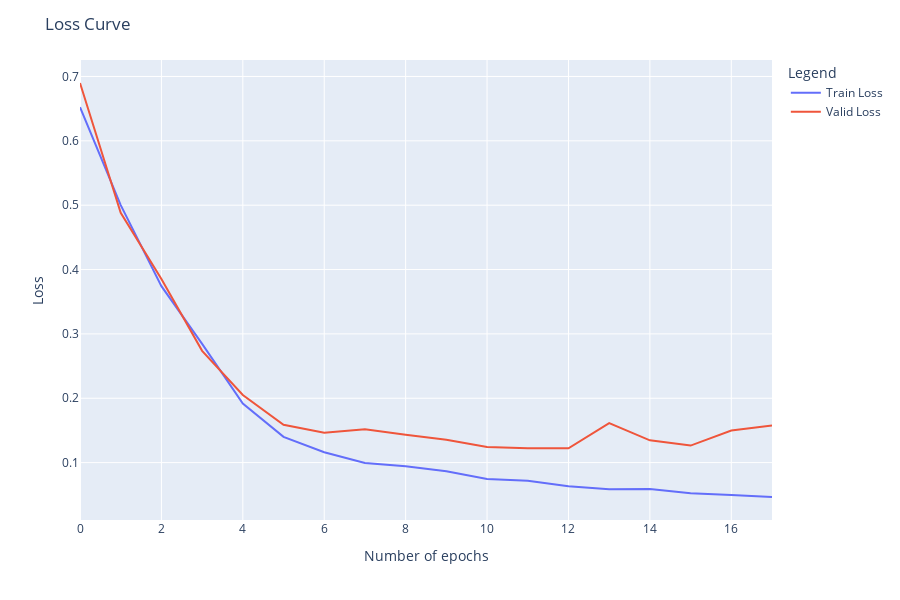
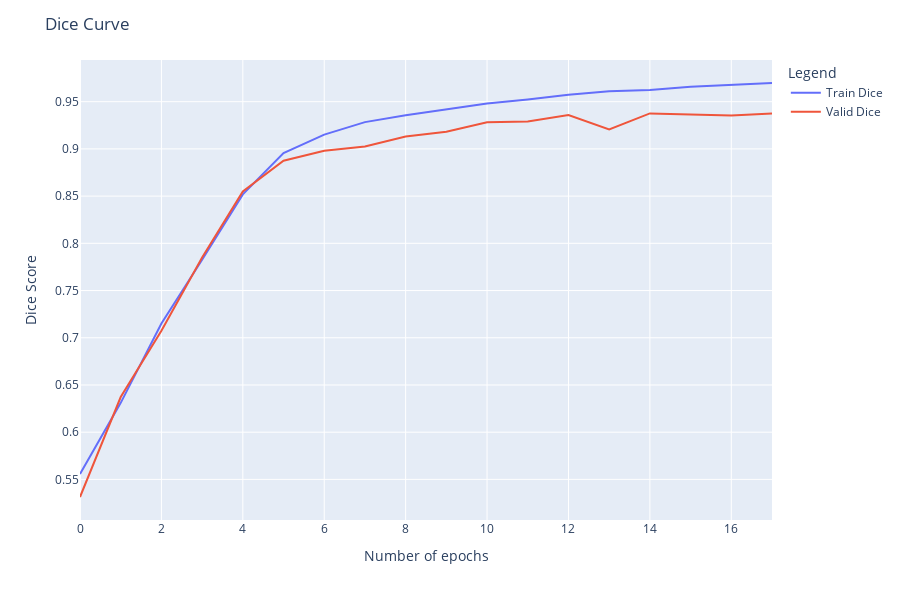
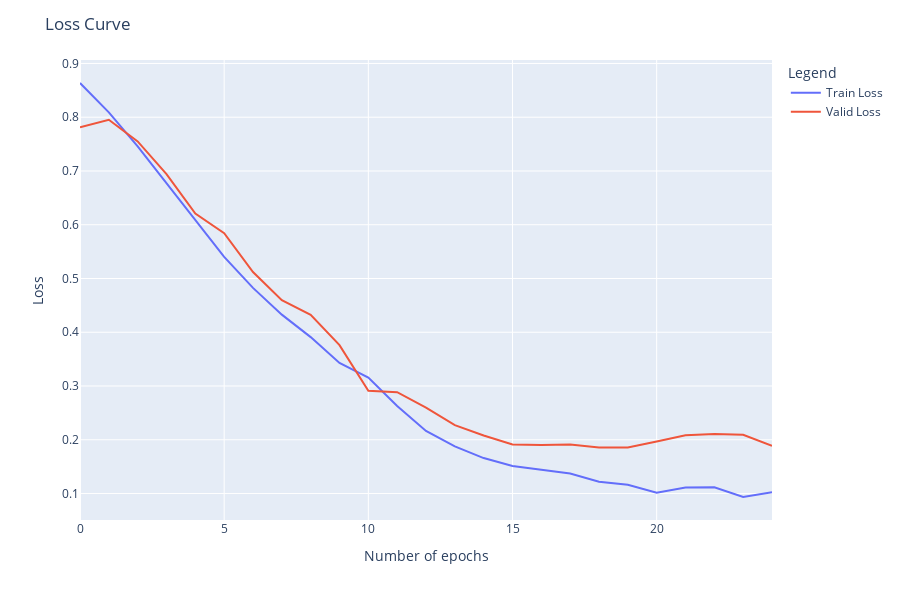
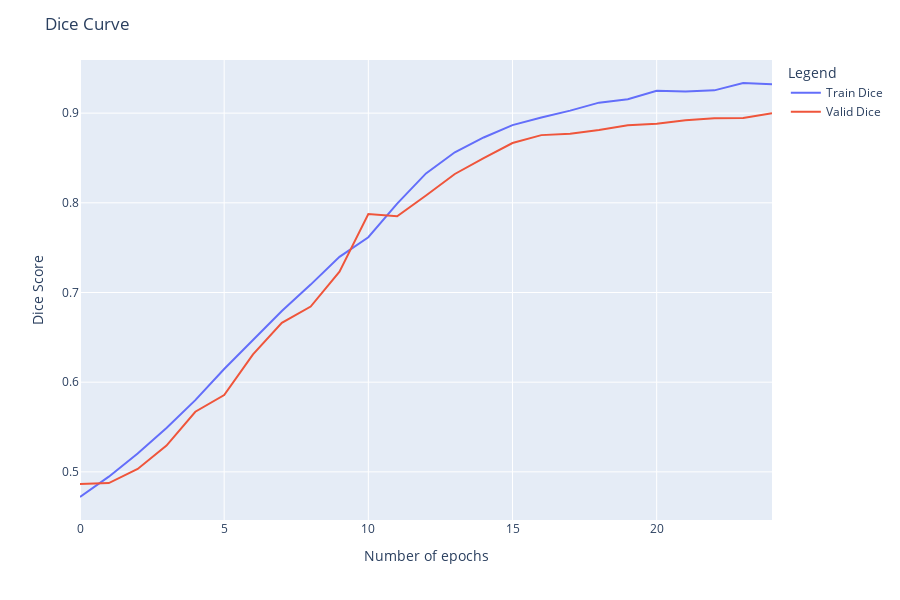

The notebook cell saved with these charts, in order:
### Code cell
col_sets = {"Loss Curve": ["Train Loss", "Valid Loss"], "Dice Curve":["Train Dice", "Valid Dice"]}

for file_path in csv_files:
    report = pd.read_csv(file_path)
    report.rename(columns=columns, inplace=True)
    file_name = file_path.split("/")[-1]
    model_name = file_name.split("__")[1]
    fig = make_subplots(rows=2, cols=2)
    i = 0
    for name, cols in col_sets.items():
        fig = px.line(report, x=report.index, y=cols)
        fig.update_layout(
            legend_title="Legend",
            height=600, width=900,
            title_text = name, 
            xaxis_title='Number of epochs', 
            yaxis_title="Loss" if "Loss" in name else "Dice Score",
            
        )
        fig.show()

### Figure 1 — Plotly figure (JSON) as saved in the notebook; plotly's stock layout.template omitted (floating-point values rounded to 4 significant figures)
{"data": [{"hovertemplate": "variable=Train Loss<br>index=%{x}<br>value=%{y}<extra></extra>", "legendgroup": "Train Loss", "line": {"color": "#636efa", "dash": "solid"}, "marker": {"symbol": "circle"}, "mode": "lines", "name": "Train Loss", "orientation": "v", "showlegend": true, "type": "scatter", "x": [0, 1, 2, 3, 4, 5, 6, 7, 8, 9, 10, 11, 12, 13, 14, 15, 16, 17], "xaxis": "x", "y": [0.6524, 0.5001, 0.3743, 0.2845, 0.1917, 0.14, 0.1162, 0.0993, 0.09436, 0.08644, 0.07451, 0.07182, 0.06324, 0.05868, 0.05902, 0.05252, 0.04971, 0.04657], "yaxis": "y"}, {"hovertemplate": "variable=Valid Loss<br>index=%{x}<br>value=%{y}<extra></extra>", "legendgroup": "Valid Loss", "line": {"color": "#EF553B", "dash": "solid"}, "marker": {"symbol": "circle"}, "mode": "lines", "name": "Valid Loss", "orientation": "v", "showlegend": true, "type": "scatter", "x": [0, 1, 2, 3, 4, 5, 6, 7, 8, 9, 10, 11, 12, 13, 14, 15, 16, 17], "xaxis": "x", "y": [0.6899, 0.4881, 0.3853, 0.2737, 0.2051, 0.1588, 0.1465, 0.1518, 0.1435, 0.1356, 0.1244, 0.1223, 0.1222, 0.1612, 0.1346, 0.1265, 0.1497, 0.1575], "yaxis": "y"}], "layout": {"height": 600, "legend": {"title": {"text": "Legend"}, "tracegroupgap": 0}, "margin": {"t": 60}, "title": {"text": "Loss Curve"}, "width": 900, "xaxis": {"anchor": "y", "domain": [0, 1], "title": {"text": "Number of epochs"}}, "yaxis": {"anchor": "x", "domain": [0, 1], "title": {"text": "Loss"}}}}

### Figure 2 — Plotly figure (JSON) as saved in the notebook; plotly's stock layout.template omitted (floating-point values rounded to 4 significant figures)
{"data": [{"hovertemplate": "variable=Train Dice<br>index=%{x}<br>value=%{y}<extra></extra>", "legendgroup": "Train Dice", "line": {"color": "#636efa", "dash": "solid"}, "marker": {"symbol": "circle"}, "mode": "lines", "name": "Train Dice", "orientation": "v", "showlegend": true, "type": "scatter", "x": [0, 1, 2, 3, 4, 5, 6, 7, 8, 9, 10, 11, 12, 13, 14, 15, 16, 17], "xaxis": "x", "y": [0.5558, 0.631, 0.715, 0.7826, 0.8518, 0.8955, 0.9151, 0.9284, 0.9356, 0.9415, 0.9482, 0.9523, 0.9573, 0.9611, 0.9624, 0.9658, 0.9681, 0.9698], "yaxis": "y"}, {"hovertemplate": "variable=Valid Dice<br>index=%{x}<br>value=%{y}<extra></extra>", "legendgroup": "Valid Dice", "line": {"color": "#EF553B", "dash": "solid"}, "marker": {"symbol": "circle"}, "mode": "lines", "name": "Valid Dice", "orientation": "v", "showlegend": true, "type": "scatter", "x": [0, 1, 2, 3, 4, 5, 6, 7, 8, 9, 10, 11, 12, 13, 14, 15, 16, 17], "xaxis": "x", "y": [0.5314, 0.6373, 0.7074, 0.7851, 0.855, 0.8875, 0.8981, 0.9026, 0.9132, 0.9182, 0.9282, 0.9289, 0.9359, 0.9205, 0.9376, 0.9365, 0.9354, 0.9376], "yaxis": "y"}], "layout": {"height": 600, "legend": {"title": {"text": "Legend"}, "tracegroupgap": 0}, "margin": {"t": 60}, "title": {"text": "Dice Curve"}, "width": 900, "xaxis": {"anchor": "y", "domain": [0, 1], "title": {"text": "Number of epochs"}}, "yaxis": {"anchor": "x", "domain": [0, 1], "title": {"text": "Dice Score"}}}}

### Figure 3 — Plotly figure (JSON) as saved in the notebook; plotly's stock layout.template omitted (floating-point values rounded to 4 significant figures)
{"data": [{"hovertemplate": "variable=Train Loss<br>index=%{x}<br>value=%{y}<extra></extra>", "legendgroup": "Train Loss", "line": {"color": "#636efa", "dash": "solid"}, "marker": {"symbol": "circle"}, "mode": "lines", "name": "Train Loss", "orientation": "v", "showlegend": true, "type": "scatter", "x": [0, 1, 2, 3, 4, 5, 6, 7, 8, 9, 10, 11, 12, 13, 14, 15, 16, 17, 18, 19, 20, 21, 22, 23, 24], "xaxis": "x", "y": [0.8637, 0.8091, 0.7457, 0.6775, 0.6079, 0.5402, 0.4826, 0.4327, 0.3909, 0.3429, 0.3157, 0.2629, 0.2165, 0.1878, 0.1659, 0.1511, 0.1443, 0.1373, 0.1221, 0.1161, 0.1013, 0.1112, 0.1115, 0.09354, 0.1023], "yaxis": "y"}, {"hovertemplate": "variable=Valid Loss<br>index=%{x}<br>value=%{y}<extra></extra>", "legendgroup": "Valid Loss", "line": {"color": "#EF553B", "dash": "solid"}, "marker": {"symbol": "circle"}, "mode": "lines", "name": "Valid Loss", "orientation": "v", "showlegend": true, "type": "scatter", "x": [0, 1, 2, 3, 4, 5, 6, 7, 8, 9, 10, 11, 12, 13, 14, 15, 16, 17, 18, 19, 20, 21, 22, 23, 24], "xaxis": "x", "y": [0.7811, 0.7952, 0.755, 0.6941, 0.6207, 0.5841, 0.512, 0.4595, 0.4325, 0.376, 0.291, 0.2886, 0.2598, 0.2273, 0.2079, 0.1913, 0.1904, 0.1914, 0.1858, 0.1856, 0.1967, 0.2083, 0.2109, 0.2093, 0.1889], "yaxis": "y"}], "layout": {"height": 600, "legend": {"title": {"text": "Legend"}, "tracegroupgap": 0}, "margin": {"t": 60}, "title": {"text": "Loss Curve"}, "width": 900, "xaxis": {"anchor": "y", "domain": [0, 1], "title": {"text": "Number of epochs"}}, "yaxis": {"anchor": "x", "domain": [0, 1], "title": {"text": "Loss"}}}}

### Figure 4 — Plotly figure (JSON) as saved in the notebook; plotly's stock layout.template omitted (floating-point values rounded to 4 significant figures)
{"data": [{"hovertemplate": "variable=Train Dice<br>index=%{x}<br>value=%{y}<extra></extra>", "legendgroup": "Train Dice", "line": {"color": "#636efa", "dash": "solid"}, "marker": {"symbol": "circle"}, "mode": "lines", "name": "Train Dice", "orientation": "v", "showlegend": true, "type": "scatter", "x": [0, 1, 2, 3, 4, 5, 6, 7, 8, 9, 10, 11, 12, 13, 14, 15, 16, 17, 18, 19, 20, 21, 22, 23, 24], "xaxis": "x", "y": [0.472, 0.4946, 0.5205, 0.549, 0.58, 0.6146, 0.647, 0.6794, 0.7088, 0.7398, 0.7616, 0.7991, 0.8328, 0.8564, 0.8729, 0.8867, 0.8951, 0.9028, 0.9117, 0.9156, 0.9251, 0.924, 0.9254, 0.9336, 0.9322], "yaxis": "y"}, {"hovertemplate": "variable=Valid Dice<br>index=%{x}<br>value=%{y}<extra></extra>", "legendgroup": "Valid Dice", "line": {"color": "#EF553B", "dash": "solid"}, "marker": {"symbol": "circle"}, "mode": "lines", "name": "Valid Dice", "orientation": "v", "showlegend": true, "type": "scatter", "x": [0, 1, 2, 3, 4, 5, 6, 7, 8, 9, 10, 11, 12, 13, 14, 15, 16, 17, 18, 19, 20, 21, 22, 23, 24], "xaxis": "x", "y": [0.4865, 0.4875, 0.5032, 0.5292, 0.567, 0.5856, 0.631, 0.6662, 0.6843, 0.7233, 0.7875, 0.785, 0.8082, 0.8321, 0.8497, 0.8667, 0.8755, 0.877, 0.8812, 0.8866, 0.8883, 0.892, 0.8942, 0.8946, 0.8999], "yaxis": "y"}], "layout": {"height": 600, "legend": {"title": {"text": "Legend"}, "tracegroupgap": 0}, "margin": {"t": 60}, "title": {"text": "Dice Curve"}, "width": 900, "xaxis": {"anchor": "y", "domain": [0, 1], "title": {"text": "Number of epochs"}}, "yaxis": {"anchor": "x", "domain": [0, 1], "title": {"text": "Dice Score"}}}}
